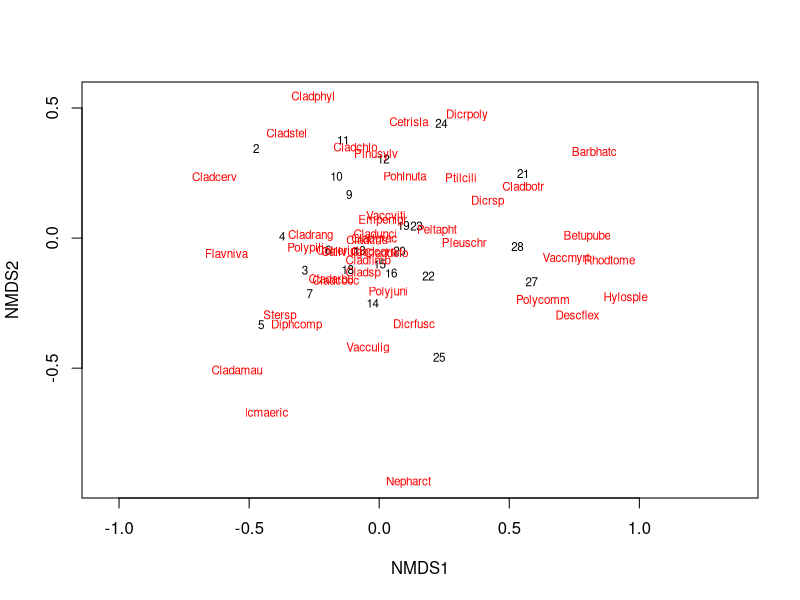
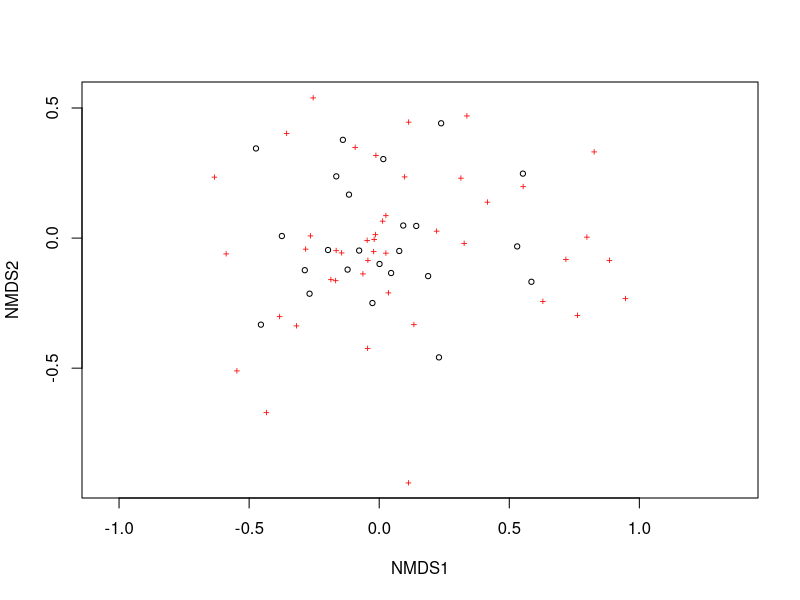
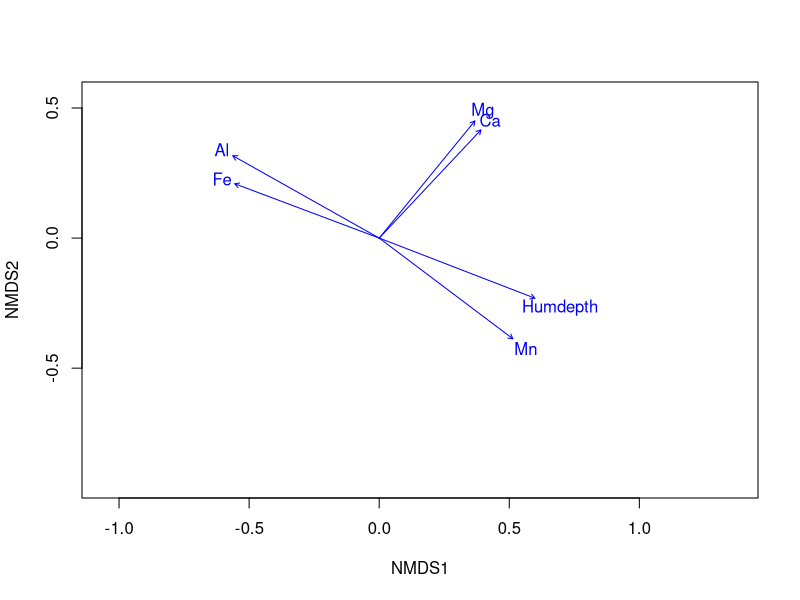

Write R code to recreate these figures, in order.
library(vegan) # Version 2.6.4

data("varespec") # Data sets of cover by lichen species
data("varechem") # Corresponding environmental parameters

ord <- metaMDS(varespec, distance = "bray", k = 2) # Ordination of the species

plot(ord, type = "t") # Showing the plot 
plot(ord, type = "p")
plot(ord, type = "n")

ef <- envfit(ord, varechem)
plot(ef, p.max = 0.05)
